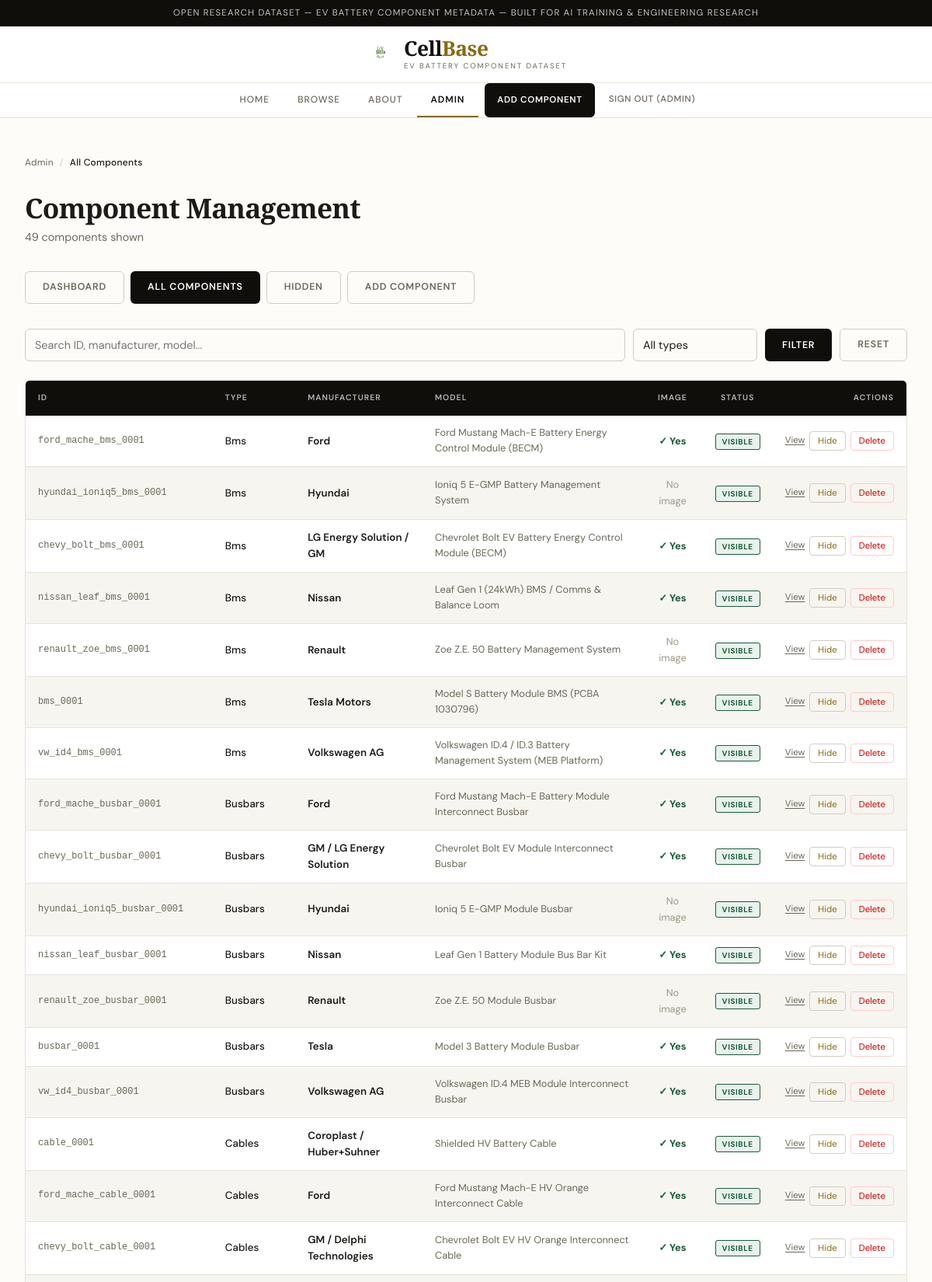
Screenshot of /admin/components (signed in, upper part) with the database file from the repository.
### tables this page shows
CREATE TABLE components (
            id TEXT PRIMARY KEY,
            type TEXT NOT NULL,
            manufacturer TEXT,
            model TEXT,
            specs TEXT,  -- We will store flexible specs (voltage, etc) as JSON text
            image_path TEXT,
            source_url TEXT
        , hidden INTEGER DEFAULT 0);

### app.py (the view)
@app.route('/admin/components')
@login_required
def admin_components():
    conn    = get_db()
    query   = request.args.get('q','').strip()
    cat     = request.args.get('type','all')
    sql     = "SELECT * FROM components WHERE 1=1"
    params  = []
    if cat and cat != 'all':
        sql += " AND type=?"; params.append(cat)
    if query:
        sql += " AND (id LIKE ? OR manufacturer LIKE ? OR model LIKE ?)"; params.extend([f'%{query}%']*3)
    sql += " ORDER BY type, manufacturer"
    components = conn.execute(sql, params).fetchall()
    conn.close()
    return render_template('admin_components.html',
                           components=components,
                           component_types=get_component_types())

### app.py (called while the page is built)
def get_db():
    conn = sqlite3.connect(DB_PATH)
    conn.row_factory = sqlite3.Row
    return conn

def get_component_types():
    conn = get_db()
    rows = conn.execute("SELECT DISTINCT type FROM components ORDER BY type").fetchall()
    conn.close()
    return [r['type'] for r in rows]

def login_required(f):
    @wraps(f)
    def decorated(*args, **kwargs):
        if 'username' not in session:
            flash('Please sign in to access the admin panel.', 'error')
            return redirect(url_for('login'))
        return f(*args, **kwargs)
    return decorated

### templates/admin_components.html (shortened to what this page needs)
{% extends "base.html" %}
{% block content %}
<div style="margin-bottom:32px;">
  <div class="breadcrumb">
    <a href="{{ url_for('admin_dashboard') }}">Admin</a>
    <span class="breadcrumb-sep">/</span>
    <span class="breadcrumb-current">All Components</span>
  </div>
  <h1 class="page-title">Component Management</h1>
  <p style="color:var(--text-muted);font-size:0.9rem;">{{ components|length }} components shown</p>
</div>
<div style="display:flex;gap:8px;margin-bottom:32px;flex-wrap:wrap;">
  <a href="{{ url_for('admin_dashboard') }}" class="btn secondary">Dashboard</a>
  <a href="{{ url_for('admin_components') }}" class="btn">All Components</a>
  <a href="{{ url_for('admin_hidden') }}" class="btn secondary">Hidden</a>
  <a href="{{ url_for('add_component') }}" class="btn secondary">Add Component</a>
</div>
<form method="get" action="{{ url_for('admin_components') }}"
      style="display:flex;gap:10px;margin-bottom:24px;flex-wrap:wrap;">
  <input class="input" name="q" placeholder="Search ID, manufacturer, model..."
         value="{{ request.args.get('q','') }}"
         style="flex:1;min-width:200px;">
  <select name="type" class="input" style="width:160px;">
    <option value="all">All types</option>
  </select>
  <button class="btn" type="submit">Filter</button>
  <a class="btn secondary" href="{{ url_for('admin_components') }}">Reset</a>
</form>
<div class="panel" style="padding:0;overflow:hidden;">
  <table style="width:100%;border-collapse:collapse;font-size:0.84rem;">
    <thead>
      <tr style="background:var(--ink);">
        <th style="text-align:left;padding:14px 16px;font-size:0.65rem;letter-spacing:0.1em;text-transform:uppercase;color:rgba(255,255,255,0.7);font-weight:600;">ID</th>
        <th style="text-align:left;padding:14px 16px;font-size:0.65rem;letter-spacing:0.1em;text-transform:uppercase;color:rgba(255,255,255,0.7);font-weight:600;">Type</th>
        <th style="text-align:left;padding:14px 16px;font-size:0.65rem;letter-spacing:0.1em;text-transform:uppercase;color:rgba(255,255,255,0.7);font-weight:600;">Manufacturer</th>
        <th style="text-align:left;padding:14px 16px;font-size:0.65rem;letter-spacing:0.1em;text-transform:uppercase;color:rgba(255,255,255,0.7);font-weight:600;">Model</th>
        <th style="text-align:center;padding:14px 16px;font-size:0.65rem;letter-spacing:0.1em;text-transform:uppercase;color:rgba(255,255,255,0.7);font-weight:600;">Image</th>
        <th style="text-align:center;padding:14px 16px;font-size:0.65rem;letter-spacing:0.1em;text-transform:uppercase;color:rgba(255,255,255,0.7);font-weight:600;">Status</th>
        <th style="text-align:right;padding:14px 16px;font-size:0.65rem;letter-spacing:0.1em;text-transform:uppercase;color:rgba(255,255,255,0.7);font-weight:600;">Actions</th>
      </tr>
    </thead>
    <tbody>
      {% for c in components %}
      <tr style="border-bottom:1px solid var(--border);
                 background:{% if c['hidden'] %}var(--gold-light){% elif loop.index % 2 == 0 %}var(--parchment){% else %}var(--surface){% endif %};">
        <td style="padding:12px 16px;font-family:monospace;font-size:0.75rem;color:var(--text-muted);">{{ c['id'] }}</td>
        <td style="padding:12px 16px;text-transform:capitalize;font-weight:500;">{{ c['type'] }}</td>
        <td style="padding:12px 16px;font-weight:600;">{{ c['manufacturer'] }}</td>
        <td style="padding:12px 16px;color:var(--text-muted);font-size:0.8rem;">{{ c['model'] or '—' }}</td>
        <td style="padding:12px 16px;text-align:center;">
          {% if c['image_path'] %}
            <span style="color:var(--green);font-weight:700;font-size:0.8rem;">✓ Yes</span>
          {% else %}
            <span style="color:var(--text-light);font-size:0.8rem;">No image</span>
          {% endif %}
        </td>
        <td style="padding:12px 16px;text-align:center;">
          {% if c['hidden'] %}
            <span style="background:var(--gold-light);color:var(--gold);font-size:0.62rem;font-weight:700;
                         letter-spacing:0.06em;text-transform:uppercase;padding:3px 8px;border-radius:3px;
                         border:1px solid var(--gold);">Hidden</span>
          {% else %}
            <span style="background:var(--green-light);color:var(--green);font-size:0.62rem;font-weight:700;
                         letter-spacing:0.06em;text-transform:uppercase;padding:3px 8px;border-radius:3px;
                         border:1px solid var(--green);">Visible</span>
          {% endif %}
        </td>
        <td style="padding:12px 16px;text-align:right;">
          <div style="display:flex;gap:6px;justify-content:flex-end;align-items:center;">
            <a href="{{ url_for('view_detail', id=c['id']) }}"
               style="font-size:0.72rem;color:var(--text-muted);text-decoration:underline;text-underline-offset:2px;">
              View
            </a>
            <form method="post" action="{{ url_for('admin_toggle_hide', id=c['id']) }}" style="display:inline;">
              <button type="submit" style="background:none;border:1px solid var(--border-mid);
                      border-radius:4px;padding:4px 10px;font-size:0.72rem;cursor:pointer;
                      color:{% if c['hidden'] %}var(--green){% else %}var(--gold){% endif %};
                      font-family:var(--font-body);">
                {{ 'Show' if c['hidden'] else 'Hide' }}
              </button>
            </form>
            <form method="post" action="{{ url_for('admin_delete', id=c['id']) }}" style="display:inline;"
                  onsubmit="return confirm('Delete {{ c['id'] }}? This cannot be undone.');">
              <button type="submit" style="background:none;border:1px solid #ffcccc;
                      border-radius:4px;padding:4px 10px;font-size:0.72rem;cursor:pointer;
                      color:#cc0000;font-family:var(--font-body);">
                Delete
              </button>
            </form>
          </div>
        </td>
      </tr>
      {% endfor %}
    </tbody>
  </table>
</div>
{% endblock %}

### static/css/style.css (style rules this page uses)
*, *::before, *::after { box-sizing: border-box; margin: 0; padding: 0; }
:root { --ink: #0f0e0b; --parchment: #f7f5f0; --cream: #fdfcf9; --surface: #ffffff; --border: #e6e3da; --border-mid: #d0ccbf; --text: #1c1b17; --text-muted: #6b6757; --text-light: #9c9886; --gold: #8b6914; --gold-mid: #c49a2a; --gold-light: #faf4e1; --green: #1a5c38; --green-light: #e8f2ec; --radius: 2px; --radius-md: 6px; --shadow: 0 2px 12px rgba(0,0,0,0.07); --shadow-md: 0 4px 24px rgba(0,0,0,0.10); --font-display: 'Playfair Display', Georgia, serif; --font-body: 'DM Sans', system-ui, sans-serif; --max-w: 1280px; }
html { font-size: 16px; }
body { font-family: var(--font-body); background: var(--cream); color: var(--text); line-height: 1.6; min-height: 100vh; display: flex; flex-direction: column; }
a { color: inherit; text-decoration: none; }
.panel { background: var(--surface); border: 1px solid var(--border); border-radius: var(--radius-md); padding: 28px; }
.input, select { width: 100%; padding: 10px 12px; border: 1px solid var(--border-mid); border-radius: var(--radius-md); font-family: var(--font-body); font-size: 0.9rem; background: var(--cream); color: var(--text); transition: border-color 0.15s; appearance: none; }
.btn { display: inline-flex; align-items: center; justify-content: center; padding: 10px 22px; background: var(--ink); color: var(--surface); border: none; border-radius: var(--radius-md); font-family: var(--font-body); font-size: 0.78rem; font-weight: 600; letter-spacing: 0.06em; text-transform: uppercase; cursor: pointer; transition: opacity 0.15s; }
.btn.secondary { background: transparent; color: var(--text-muted); border: 1px solid var(--border-mid); }
.page-title { font-family: var(--font-display); font-size: 2.2rem; font-weight: 700; letter-spacing: -0.02em; line-height: 1.1; margin-bottom: 8px; }
.breadcrumb { display: flex; align-items: center; gap: 8px; font-size: 0.75rem; color: var(--text-muted); margin-bottom: 28px; letter-spacing: 0.02em; }
.breadcrumb-sep { color: var(--border-mid); }
.breadcrumb-current { color: var(--text); font-weight: 500; }

### rows the page displays
components: id "ford_mache_bms_0001", type "Bms", manufacturer "Ford", model "Ford Mustang Mach-E Battery Energy Control Module (BECM)", shows "✓ Yes", shows "VISIBLE", hidden "Hide"
components: id "hyundai_ioniq5_bms_0001", type "Bms", manufacturer "Hyundai", model "Ioniq 5 E-GMP Battery Management System", shows "No image", shows "VISIBLE", hidden "Hide"
components: id "chevy_bolt_bms_0001", type "Bms", manufacturer "LG Energy Solution / GM", model "Chevrolet Bolt EV Battery Energy Control Module (BECM)", shows "✓ Yes", shows "VISIBLE", hidden "Hide"
components: id "nissan_leaf_bms_0001", type "Bms", manufacturer "Nissan", model "Leaf Gen 1 (24kWh) BMS / Comms & Balance Loom", shows "✓ Yes", shows "VISIBLE", hidden "Hide"
components: id "renault_zoe_bms_0001", type "Bms", manufacturer "Renault", model "Zoe Z.E. 50 Battery Management System", shows "No image", shows "VISIBLE", hidden "Hide"
components: id "bms_0001", type "Bms", manufacturer "Tesla Motors", model "Model S Battery Module BMS (PCBA 1030796)", shows "✓ Yes", shows "VISIBLE", hidden "Hide"
components: id "vw_id4_bms_0001", type "Bms", manufacturer "Volkswagen AG", model "Volkswagen ID.4 / ID.3 Battery Management System (MEB Platform)", shows "✓ Yes", shows "VISIBLE", hidden "Hide"
components: id "ford_mache_busbar_0001", type "Busbars", manufacturer "Ford", model "Ford Mustang Mach-E Battery Module Interconnect Busbar", shows "✓ Yes", shows "VISIBLE", hidden "Hide"
components: id "chevy_bolt_busbar_0001", type "Busbars", manufacturer "GM / LG Energy Solution", model "Chevrolet Bolt EV Module Interconnect Busbar", shows "✓ Yes", shows "VISIBLE", hidden "Hide"
components: id "hyundai_ioniq5_busbar_0001", type "Busbars", manufacturer "Hyundai", model "Ioniq 5 E-GMP Module Busbar", shows "No image", shows "VISIBLE", hidden "Hide"
components: id "nissan_leaf_busbar_0001", type "Busbars", manufacturer "Nissan", model "Leaf Gen 1 Battery Module Bus Bar Kit", shows "✓ Yes", shows "VISIBLE", hidden "Hide"
components: id "renault_zoe_busbar_0001", type "Busbars", manufacturer "Renault", model "Zoe Z.E. 50 Module Busbar", shows "No image", shows "VISIBLE", hidden "Hide"
components: id "busbar_0001", type "Busbars", manufacturer "Tesla", model "Model 3 Battery Module Busbar", shows "✓ Yes", shows "VISIBLE", hidden "Hide"
components: id "vw_id4_busbar_0001", type "Busbars", manufacturer "Volkswagen AG", model "Volkswagen ID.4 MEB Module Interconnect Busbar", shows "✓ Yes", shows "VISIBLE", hidden "Hide"
components: id "cable_0001", type "Cables", manufacturer "Coroplast / Huber+Suhner", model "Shielded HV Battery Cable", shows "✓ Yes", shows "VISIBLE", hidden "Hide"
components: id "ford_mache_cable_0001", type "Cables", manufacturer "Ford", model "Ford Mustang Mach-E HV Orange Interconnect Cable", shows "✓ Yes", shows "VISIBLE", hidden "Hide"
components: id "chevy_bolt_cable_0001", type "Cables", manufacturer "GM / Delphi Technologies", model "Chevrolet Bolt EV HV Orange Interconnect Cable", shows "✓ Yes", shows "VISIBLE", hidden "Hide"

### other values shown
{{ session.username }} "ADMIN"
{{ components|length }} "49"
